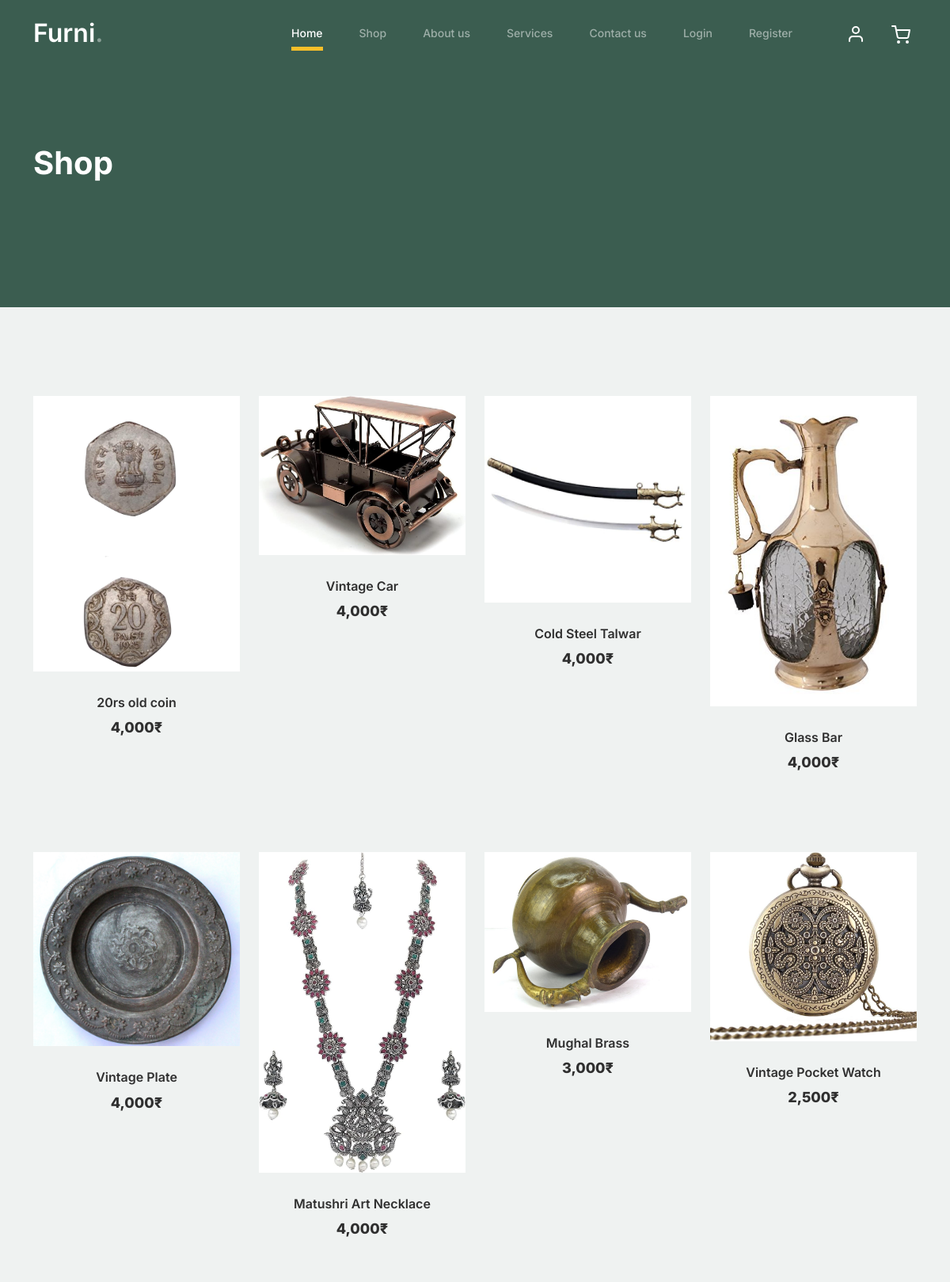
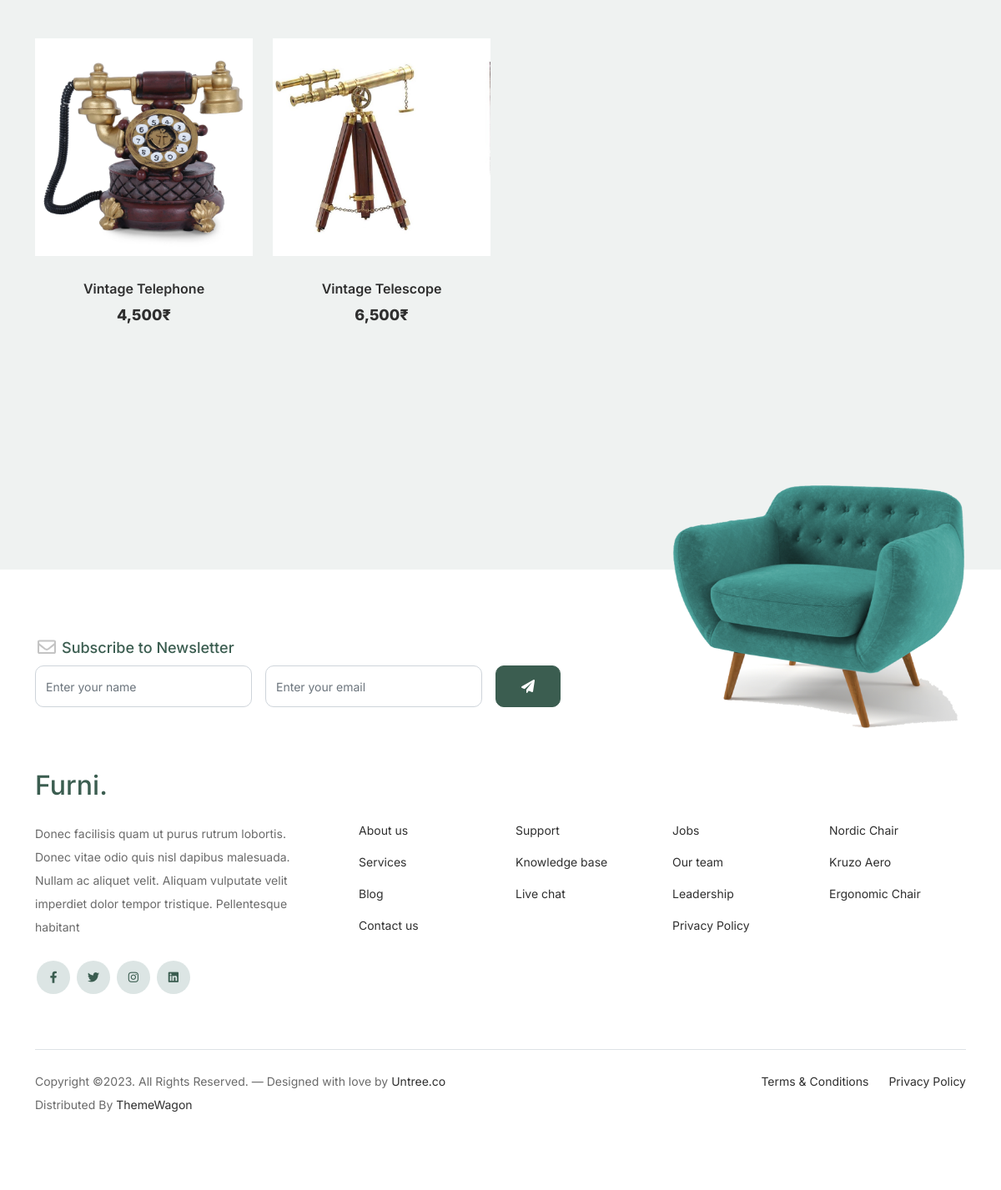
The page /shop.php on the database its author committed (2 pictures, top to bottom).
### tables this page shows
CREATE TABLE `product` (
  `id` int(200) NOT NULL,
  `productname` varchar(200) NOT NULL,
  `productimage` varchar(200) NOT NULL,
  `productprice` varchar(200) NOT NULL,
  `productdesc` text NOT NULL
);

### shop.php (the view, shortened to what this page needs)
<!doctype html>
<html lang="en">
<head>
  <?php
		   include("common/style.php");
		 ?>
	</head>
	<body>
		<?php
		   include("common/header.php");
		 ?>
			<div class="hero">
				<div class="container">
					<div class="row justify-content-between">
						<div class="col-lg-5">
							<div class="intro-excerpt">
								<h1>Shop</h1>
							</div>
						</div>
						<div class="col-lg-7">
						</div>
					</div>
				</div>
			</div>
		<div class="untree_co-section product-section before-footer-section">
		    <div class="container">
		      	<div class="row">
				<?php
                include_once("./include/config.php");
                $qry = "SELECT * FROM product";
                $res = mysqli_query($conn, $qry);
                while ($row = mysqli_fetch_row($res)) {
                ?>
					<div class="col-12 col-md-4 col-lg-3 mb-5">
						<a class="product-item" href="cart.php">
							<img src="./image/product/<?php echo $row[2] ?>" class="img-fluid product-thumbnail" >
							<h3 class="product-title"><?php echo $row[1];?></h3>
							<strong class="product-price"><?php echo number_format($row[3]);?>₹</strong>
						</a>
					</div>
					<?php
				    }
				    ?>
		      	</div>
		    </div>
		</div>
		<footer class="footer-section">
			<div class="container relative">
				<div class="sofa-img">
					<img src="images/sofa.png" alt="Image" class="img-fluid">
				</div>
				<div class="row">
					<div class="col-lg-8">
						<div class="subscription-form">
							<h3 class="d-flex align-items-center"><span class="me-1"><img src="images/envelope-outline.svg" alt="Image" class="img-fluid"></span><span>Subscribe to Newsletter</span></h3>
							<form action="#" class="row g-3">
								<div class="col-auto">
									<input type="text" class="form-control" placeholder="Enter your name">
								</div>
								<div class="col-auto">
									<input type="email" class="form-control" placeholder="Enter your email">
								</div>
								<div class="col-auto">
									<button class="btn btn-primary">
										<span class="fa fa-paper-plane"></span>
									</button>
								</div>
							</form>
						</div>
					</div>
				</div>
				<div class="row g-5 mb-5">
					<div class="col-lg-4">
						<div class="mb-4 footer-logo-wrap"><a href="#" class="footer-logo">Furni<span>.</span></a></div>
						<p class="mb-4">Donec facilisis quam ut purus rutrum lobortis. Donec vitae odio quis nisl dapibus malesuada. Nullam ac aliquet velit. Aliquam vulputate velit imperdiet dolor tempor tristique. Pellentesque habitant</p>
						<ul class="list-unstyled custom-social">
							<li><a href="#"><span class="fa fa-brands fa-facebook-f"></span></a></li>
							<li><a href="#"><span class="fa fa-brands fa-twitter"></span></a></li>
							<li><a href="#"><span class="fa fa-brands fa-instagram"></span></a></li>
							<li><a href="#"><span class="fa fa-brands fa-linkedin"></span></a></li>
						</ul>
					</div>
					<div class="col-lg-8">
						<div class="row links-wrap">
							<div class="col-6 col-sm-6 col-md-3">
								<ul class="list-unstyled">
									<li><a href="#">About us</a></li>
									<li><a href="#">Services</a></li>
									<li><a href="#">Blog</a></li>
									<li><a href="#">Contact us</a></li>
								</ul>
							</div>
							<div class="col-6 col-sm-6 col-md-3">
								<ul class="list-unstyled">
									<li><a href="#">Support</a></li>
									<li><a href="#">Knowledge base</a></li>
									<li><a href="#">Live chat</a></li>
								</ul>
							</div>
							<div class="col-6 col-sm-6 col-md-3">
								<ul class="list-unstyled">
									<li><a href="#">Jobs</a></li>
									<li><a href="#">Our team</a></li>
									<li><a href="#">Leadership</a></li>
									<li><a href="#">Privacy Policy</a></li>
								</ul>
							</div>
							<div class="col-6 col-sm-6 col-md-3">
								<ul class="list-unstyled">
									<li><a href="#">Nordic Chair</a></li>
									<li><a href="#">Kruzo Aero</a></li>
									<li><a href="#">Ergonomic Chair</a></li>
								</ul>
							</div>
						</div>
					</div>
				</div>
				<div class="border-top copyright">
					<div class="row pt-4">
						<div class="col-lg-6">
							<p class="mb-2 text-center text-lg-start">Copyright &copy;. All Rights Reserved. &mdash; Designed with love by <a href="https://untree.co">Untree.co</a>  Distributed By <a href="https://themewagon.com">ThemeWagon</a>
            </p>
						</div>
						<div class="col-lg-6 text-center text-lg-end">
							<ul class="list-unstyled d-inline-flex ms-auto">
								<li class="me-4"><a href="#">Terms &amp; Conditions</a></li>
								<li><a href="#">Privacy Policy</a></li>
							</ul>
						</div>
					</div>
				</div>
			</div>
		</footer>
	</body>
</html>

### common/style.php (shortened to what this page needs)
<link href="css/bootstrap.min.css" rel="stylesheet">
		<link href="https://cdnjs.cloudflare.com/ajax/libs/font-awesome/6.0.0-beta3/css/all.min.css" rel="stylesheet">
		<link href="css/tiny-slider.css" rel="stylesheet">
		<link href="css/style.css" rel="stylesheet">

### common/header.php (shortened to what this page needs)
<nav class="custom-navbar navbar navbar navbar-expand-md navbar-dark bg-dark" arial-label="Furni navigation bar">
			<div class="container">
				<a class="navbar-brand" href="index.php">Furni<span>.</span></a>
				<div class="collapse navbar-collapse" id="navbarsFurni">
					<ul class="custom-navbar-nav navbar-nav ms-auto mb-2 mb-md-0">
						<li class="nav-item active">
							<a class="nav-link" href="index.php">Home</a>
						</li>
						<li><a class="nav-link" href="shop.php">Shop</a></li>
						<li><a class="nav-link" href="about.php">About us</a></li>
						<li><a class="nav-link" href="services.php">Services</a></li>
						<li><a class="nav-link" href="contact.php">Contact us</a></li>
						<?php
                            if (isset($_SESSION['loginstatus']) && $_SESSION['loginstatus'] = true) {
                           ?>
                        <a href="logout.php">Log out</a>
                         <?php
                         } else {
                         ?>
						 <li><a class="nav-link" href="login.php">Login</a></li>
						 <li><a class="nav-link" href="register.php">Register</a></li>
						 <?php
                }
                ?>
					</ul>
					<ul class="custom-navbar-cta navbar-nav mb-2 mb-md-0 ms-5">
						<li><a class="nav-link" href="#"><img src="images/user.svg"></a></li>
						<li><a class="nav-link" href="cart.php"><img src="images/cart.svg"></a></li>
					</ul>
				</div>
			</div>
		</nav>

### rows shown on the page
product: productimage (picture), productname "20rs old coin", productprice "4,000"
product: productimage (picture), productname "Vintage Car", productprice "4,000"
product: productimage (picture), productname "Cold Steel Talwar", productprice "4,000"
product: productimage (picture), productname "Glass Bar", productprice "4,000"
product: productimage (picture), productname "Vintage Plate", productprice "4,000"
product: productimage (picture), productname "Matushri Art Necklace", productprice "4,000"
product: productimage (picture), productname "Mughal Brass", productprice "3,000"
product: productimage (picture), productname "Vintage Pocket Watch", productprice "2,500"
product: productimage (picture), productname "Vintage Telephone", productprice "4,500"
product: productimage (picture), productname "Vintage Telescope", productprice "6,500"
